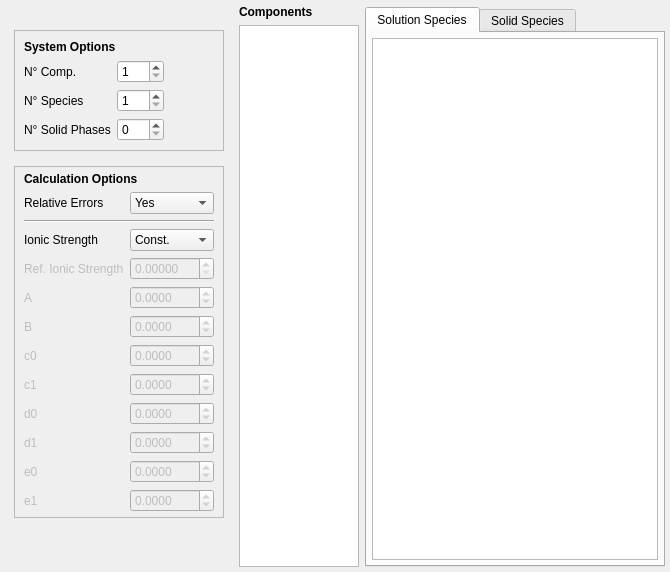
      <widget class="QWidget" name="Species">
       <property name="layoutDirection">
        <enum>Qt::LeftToRight</enum>
       </property>
       <attribute name="title">
        <string>Species</string>
       </attribute>
       <layout class="QHBoxLayout" name="horizontalLayout" stretch="1,2,5">
        <property name="sizeConstraint">
         <enum>QLayout::SetDefaultConstraint</enum>
        </property>
        <property name="leftMargin">
         <number>5</number>
        </property>
        <property name="topMargin">
         <number>5</number>
        </property>
        <property name="rightMargin">
         <number>5</number>
        </property>
        <property name="bottomMargin">
         <number>5</number>
        </property>
        <item>
         <widget class="QWidget" name="widget_7" native="true">
          <property name="enabled">
           <bool>true</bool>
          </property>
          <property name="sizePolicy">
           <sizepolicy hsizetype="Minimum" vsizetype="Minimum">
            <horstretch>0</horstretch>
            <verstretch>0</verstretch>
           </sizepolicy>
          </property>
          <layout class="QVBoxLayout" name="verticalLayout_6">
           <property name="spacing">
            <number>15</number>
           </property>
           <property name="topMargin">
            <number>25</number>
           </property>
           <item>
            <widget class="QFrame" name="frame_9">
             <property name="sizePolicy">
              <sizepolicy hsizetype="Minimum" vsizetype="Fixed">
               <horstretch>0</horstretch>
               <verstretch>0</verstretch>
              </sizepolicy>
             </property>
             <property name="frameShape">
              <enum>QFrame::StyledPanel</enum>
             </property>
             <layout class="QFormLayout" name="formLayout_5">
              <property name="horizontalSpacing">
               <number>6</number>
              </property>
              <property name="topMargin">
               <number>9</number>
              </property>
              <property name="rightMargin">
               <number>5</number>
              </property>
              <property name="bottomMargin">
               <number>9</number>
              </property>
              <item row="0" column="0" colspan="2">
               <widget class="QLabel" name="sys_opt_label">
                <property name="text">
                 <string>&lt;html&gt;&lt;head/&gt;&lt;body&gt;&lt;p&gt;&lt;span style=&quot; font-weight:600;&quot;&gt;System Options&lt;/span&gt;&lt;/p&gt;&lt;/body&gt;&lt;/html&gt;</string>
                </property>
               </widget>
              </item>
              <item row="1" column="0">
               <widget class="QLabel" name="comp_label">
                <property name="sizePolicy">
                 <sizepolicy hsizetype="Maximum" vsizetype="Preferred">
                  <horstretch>0</horstretch>
                  <verstretch>0</verstretch>
                 </sizepolicy>
                </property>
                <property name="text">
                 <string>N° Comp.</string>
                </property>
               </widget>
              </item>
              <item row="2" column="0">
               <widget class="QLabel" name="species_label">
                <property name="sizePolicy">
                 <sizepolicy hsizetype="Maximum" vsizetype="Preferred">
                  <horstretch>0</horstretch>
                  <verstretch>0</verstretch>
                 </sizepolicy>
                </property>
                <property name="text">
                 <string>N° Species</string>
                </property>
               </widget>
              </item>
              <item row="3" column="0">
               <widget class="QLabel" name="phases_label">
                <property name="sizePolicy">
                 <sizepolicy hsizetype="Maximum" vsizetype="Preferred">
                  <horstretch>0</horstretch>
                  <verstretch>0</verstretch>
                 </sizepolicy>
                </property>
                <property name="text">
                 <string>N° Solid Phases</string>
                </property>
               </widget>
              </item>
              <item row="3" column="1">
               <widget class="QSpinBox" name="numPhases">
                <property name="sizePolicy">
                 <sizepolicy hsizetype="Maximum" vsizetype="Fixed">
                  <horstretch>0</horstretch>
                  <verstretch>0</verstretch>
                 </sizepolicy>
                </property>
                <property name="statusTip">
                 <string>Number of solid phases to be considered.</string>
                </property>
                <property name="minimum">
                 <number>0</number>
                </property>
                <property name="maximum">
                 <number>999</number>
                </property>
                <property name="value">
                 <number>0</number>
                </property>
               </widget>
              </item>
              <item row="1" column="1">
               <widget class="QSpinBox" name="numComp">
                <property name="sizePolicy">
                 <sizepolicy hsizetype="Maximum" vsizetype="Fixed">
                  <horstretch>0</horstretch>
                  <verstretch>0</verstretch>
                 </sizepolicy>
                </property>
                <property name="statusTip">
                 <string>Number of components present.</string>
                </property>
                <property name="minimum">
                 <number>1</number>
                </property>
                <property name="maximum">
                 <number>999</number>
                </property>
               </widget>
              </item>
              <item row="2" column="1">
               <widget class="QSpinBox" name="numSpecies">
                <property name="sizePolicy">
                 <sizepolicy hsizetype="Maximum" vsizetype="Fixed">
                  <horstretch>0</horstretch>
                  <verstretch>0</verstretch>
                 </sizepolicy>
                </property>
                <property name="statusTip">
                 <string>Number of species to be considered.</string>
                </property>
                <property name="minimum">
                 <number>1</number>
                </property>
                <property name="maximum">
                 <number>999</number>
                </property>
               </widget>
              </item>
             </layout>
            </widget>
           </item>
           <item>
            <widget class="QFrame" name="frame_5">
             <property name="sizePolicy">
              <sizepolicy hsizetype="Minimum" vsizetype="Maximum">
               <horstretch>0</horstretch>
               <verstretch>0</verstretch>
              </sizepolicy>
             </property>
             <property name="frameShape">
              <enum>QFrame::StyledPanel</enum>
             </property>
             <property name="frameShadow">
              <enum>QFrame::Sunken</enum>
             </property>
             <layout class="QHBoxLayout" name="horizontalLayout_6">
              <property name="spacing">
               <number>0</number>
              </property>
              <property name="leftMargin">
               <number>0</number>
              </property>
              <property name="topMargin">
               <number>0</number>
              </property>
              <property name="rightMargin">
               <number>0</number>
              </property>
              <property name="bottomMargin">
               <number>0</number>
              </property>
              <item>
               <widget class="QWidget" name="widget_8" native="true">
                <property name="sizePolicy">
                 <sizepolicy hsizetype="Minimum" vsizetype="Fixed">
                  <horstretch>0</horstretch>
                  <verstretch>0</verstretch>
                 </sizepolicy>
                </property>
                <layout class="QFormLayout" name="formLayout_3">
                 <property name="sizeConstraint">
                  <enum>QLayout::SetFixedSize</enum>
                 </property>
                 <property name="fieldGrowthPolicy">
                  <enum>QFormLayout::AllNonFixedFieldsGrow</enum>
                 </property>
                 <property name="topMargin">
                  <number>5</number>
                 </property>
                 <property name="bottomMargin">
                  <number>5</number>
                 </property>
                 <item row="0" column="0" colspan="2">
                  <widget class="QLabel" name="calc_opt_label">
                   <property name="sizePolicy">
                    <sizepolicy hsizetype="Preferred" vsizetype="Maximum">
                     <horstretch>0</horstretch>
                     <verstretch>0</verstretch>
                    </sizepolicy>
                   </property>
                   <property name="text">
                    <string>&lt;html&gt;&lt;head/&gt;&lt;body&gt;&lt;p&gt;&lt;span style=&quot; font-weight:600;&quot;&gt;Calculation Options&lt;/span&gt;&lt;/p&gt;&lt;/body&gt;&lt;/html&gt;</string>
                   </property>
                  </widget>
                 </item>
                 <item row="3" column="0">
                  <widget class="QLabel" name="imode_label">
                   <property name="text">
                    <string>Ionic Strength</string>
                   </property>
                  </widget>
                 </item>
                 <item row="3" column="1">
                  <widget class="QComboBox" name="imode">
                   <property name="sizePolicy">
                    <sizepolicy hsizetype="Minimum" vsizetype="Fixed">
                     <horstretch>0</horstretch>
                     <verstretch>0</verstretch>
                    </sizepolicy>
                   </property>
                   <property name="statusTip">
                    <string>Constant/variable ionic strength.</string>
                   </property>
                   <item>
                    <property name="text">
                     <string>Const.</string>
                    </property>
                   </item>
                   <item>
                    <property name="text">
                     <string>Var.</string>
                    </property>
                   </item>
                  </widget>
                 </item>
                 <item row="4" column="0">
                  <widget class="QLabel" name="refIonicStr_label">
                   <property name="enabled">
                    <bool>false</bool>
                   </property>
                   <property name="text">
                    <string>Ref. Ionic Strength</string>
                   </property>
                  </widget>
                 </item>
                 <item row="4" column="1">
                  <widget class="QDoubleSpinBox" name="refIonicStr">
                   <property name="enabled">
                    <bool>false</bool>
                   </property>
                   <property name="statusTip">
                    <string>Reference Ionic Strength to be used (if no other ionic strengths are being explicited).</string>
                   </property>
                   <property name="decimals">
                    <number>5</number>
                   </property>
                   <property name="maximum">
                    <double>999.000000000000000</double>
                   </property>
                   <property name="singleStep">
                    <double>0.050000000000000</double>
                   </property>
                  </widget>
                 </item>
                 <item row="2" column="0" colspan="2">
                  <widget class="Line" name="line">
                   <property name="orientation">
                    <enum>Qt::Horizontal</enum>
                   </property>
                  </widget>
                 </item>
                 <item row="1" column="0">
                  <widget class="QLabel" name="relErrorMode_label">
                   <property name="text">
                    <string>Relative Errors</string>
                   </property>
                  </widget>
                 </item>
                 <item row="1" column="1">
                  <widget class="QComboBox" name="relErrorMode">
                   <item>
                    <property name="text">
                     <string>Yes</string>
                    </property>
                   </item>
                   <item>
                    <property name="text">
                     <string>No</string>
                    </property>
                   </item>
                  </widget>
                 </item>
                 <item row="11" column="0">
                  <widget class="QLabel" name="e0_label">
                   <property name="enabled">
                    <bool>false</bool>
                   </property>
                   <property name="text">
                    <string>e0</string>
                   </property>
                  </widget>
                 </item>
                 <item row="5" column="0">
                  <widget class="QLabel" name="A_label">
                   <property name="enabled">
                    <bool>false</bool>
                   </property>
                   <property name="text">
                    <string>A</string>
                   </property>
                  </widget>
                 </item>
                 <item row="5" column="1">
                  <widget class="QDoubleSpinBox" name="A">
                   <property name="enabled">
                    <bool>false</bool>
                   </property>
                   <property name="statusTip">
                    <string>&quot;A&quot; term of the Debye-Hückel equation.</string>
                   </property>
                   <property name="decimals">
                    <number>4</number>
                   </property>
                   <property name="minimum">
                    <double>-999.000000000000000</double>
                   </property>
                   <property name="maximum">
                    <double>999.000000000000000</double>
                   </property>
                   <property name="singleStep">
                    <double>0.050000000000000</double>
                   </property>
                  </widget>
                 </item>
                 <item row="6" column="0">
                  <widget class="QLabel" name="B_label">
                   <property name="enabled">
                    <bool>false</bool>
                   </property>
                   <property name="text">
                    <string>B</string>
                   </property>
                  </widget>
                 </item>
                 <item row="6" column="1">
                  <widget class="QDoubleSpinBox" name="B">
                   <property name="enabled">
                    <bool>false</bool>
                   </property>
                   <property name="statusTip">
                    <string>&quot;B&quot; term of the Debye-Hückel equation.</string>
                   </property>
                   <property name="decimals">
                    <number>4</number>
                   </property>
                   <property name="minimum">
                    <double>-999.000000000000000</double>
                   </property>
                   <property name="maximum">
                    <double>999.000000000000000</double>
                   </property>
                   <property name="singleStep">
                    <double>0.050000000000000</double>
                   </property>
                  </widget>
                 </item>
                 <item row="7" column="0">
                  <widget class="QLabel" name="c0_label">
                   <property name="enabled">
                    <bool>false</bool>
                   </property>
                   <property name="text">
                    <string>c0</string>
                   </property>
                  </widget>
                 </item>
                 <item row="7" column="1">
                  <widget class="QDoubleSpinBox" name="c0">
                   <property name="enabled">
                    <bool>false</bool>
                   </property>
                   <property name="statusTip">
                    <string>&quot;c0&quot; term of the Debye-Hückel equation.</string>
                   </property>
                   <property name="decimals">
                    <number>4</number>
                   </property>
                   <property name="minimum">
                    <double>-999.000000000000000</double>
                   </property>
                   <property name="maximum">
                    <double>999.000000000000000</double>
                   </property>
                   <property name="singleStep">
                    <double>0.050000000000000</double>
                   </property>
                  </widget>
                 </item>
                 <item row="8" column="0">
                  <widget class="QLabel" name="c1_label">
                   <property name="enabled">
                    <bool>false</bool>
                   </property>
                   <property name="text">
                    <string>c1</string>
                   </property>
                  </widget>
                 </item>
                 <item row="8" column="1">
                  <widget class="QDoubleSpinBox" name="c1">
                   <property name="enabled">
                    <bool>false</bool>
                   </property>
                   <property name="statusTip">
                    <string>&quot;c1&quot; term of the Debye-Hückel equation.</string>
                   </property>
                   <property name="decimals">
                    <number>4</number>
                   </property>
                   <property name="minimum">
                    <double>-999.000000000000000</double>
                   </property>
                   <property name="maximum">
                    <double>999.000000000000000</double>
                   </property>
                   <property name="singleStep">
                    <double>0.050000000000000</double>
                   </property>
                  </widget>
                 </item>
                 <item row="9" column="1">
                  <widget class="QDoubleSpinBox" name="d0">
                   <property name="enabled">
                    <bool>false</bool>
                   </property>
                   <property name="statusTip">
                    <string>&quot;d0&quot; term of the Debye-Hückel equation.</string>
                   </property>
                   <property name="decimals">
                    <number>4</number>
                   </property>
                   <property name="minimum">
                    <double>-999.000000000000000</double>
                   </property>
                   <property name="maximum">
                    <double>999.000000000000000</double>
                   </property>
                   <property name="singleStep">
                    <double>0.050000000000000</double>
                   </property>
                  </widget>
                 </item>
                 <item row="9" column="0">
                  <widget class="QLabel" name="d0_label">
                   <property name="enabled">
                    <bool>false</bool>
                   </property>
                   <property name="text">
                    <string>d0</string>
                   </property>
                  </widget>
                 </item>
                 <item row="10" column="0">
                  <widget class="QLabel" name="d1_label">
                   <property name="enabled">
                    <bool>false</bool>
                   </property>
                   <property name="text">
                    <string>d1</string>
                   </property>
                  </widget>
                 </item>
                 <item row="10" column="1">
                  <widget class="QDoubleSpinBox" name="d1">
                   <property name="enabled">
                    <bool>false</bool>
                   </property>
                   <property name="statusTip">
                    <string>&quot;d1&quot; term of the Debye-Hückel equation.</string>
                   </property>
                   <property name="decimals">
                    <number>4</number>
                   </property>
                   <property name="minimum">
                    <double>-999.000000000000000</double>
                   </property>
                   <property name="maximum">
                    <double>999.000000000000000</double>
                   </property>
                   <property name="singleStep">
                    <double>0.050000000000000</double>
                   </property>
                  </widget>
                 </item>
                 <item row="11" column="1">
                  <widget class="QDoubleSpinBox" name="e0">
                   <property name="enabled">
                    <bool>false</bool>
                   </property>
                   <property name="statusTip">
                    <string>&quot;e0&quot; term of the Debye-Hückel equation.</string>
                   </property>
                   <property name="decimals">
                    <number>4</number>
                   </property>
                   <property name="minimum">
                    <double>-999.000000000000000</double>
                   </property>
                   <property name="maximum">
                    <double>999.000000000000000</double>
                   </property>
                   <property name="singleStep">
                    <double>0.050000000000000</double>
                   </property>
                  </widget>
                 </item>
                 <item row="12" column="0">
                  <widget class="QLabel" name="e1_label">
                   <property name="enabled">
                    <bool>false</bool>
                   </property>
                   <property name="text">
                    <string>e1</string>
                   </property>
                  </widget>
                 </item>
                 <item row="12" column="1">
                  <widget class="QDoubleSpinBox" name="e1">
                   <property name="enabled">
                    <bool>false</bool>
                   </property>
                   <property name="statusTip">
                    <string>&quot;e1&quot; term of the Debye-Hückel equation.</string>
                   </property>
                   <property name="decimals">
                    <number>4</number>
                   </property>
                   <property name="minimum">
                    <double>-999.000000000000000</double>
                   </property>
                   <property name="maximum">
                    <double>999.000000000000000</double>
                   </property>
                   <property name="singleStep">
                    <double>0.050000000000000</double>
                   </property>
                  </widget>
                 </item>
                </layout>
               </widget>
              </item>
             </layout>
            </widget>
           </item>
           <item>
            <spacer name="verticalSpacer">
             <property name="orientation">
              <enum>Qt::Vertical</enum>
             </property>
             <property name="sizeHint" stdset="0">
              <size>
               <width>20</width>
               <height>40</height>
              </size>
             </property>
            </spacer>
           </item>
          </layout>
         </widget>
        </item>
        <item>
         <widget class="QWidget" name="widget_6" native="true">
          <property name="sizePolicy">
           <sizepolicy hsizetype="Maximum" vsizetype="Preferred">
            <horstretch>0</horstretch>
            <verstretch>0</verstretch>
           </sizepolicy>
          </property>
          <layout class="QVBoxLayout" name="verticalLayout_8">
           <property name="leftMargin">
            <number>0</number>
           </property>
           <property name="topMargin">
            <number>0</number>
           </property>
           <property name="rightMargin">
            <number>0</number>
           </property>
           <property name="bottomMargin">
            <number>0</number>
           </property>
           <item>
            <widget class="QLabel" name="tab_comp_label">
             <property name="sizePolicy">
              <sizepolicy hsizetype="Maximum" vsizetype="Preferred">
               <horstretch>0</horstretch>
               <verstretch>0</verstretch>
              </sizepolicy>
             </property>
             <property name="text">
              <string>&lt;html&gt;&lt;head/&gt;&lt;body&gt;&lt;p&gt;&lt;span style=&quot; font-weight:600;&quot;&gt;Components&lt;/span&gt;&lt;/p&gt;&lt;/body&gt;&lt;/html&gt;</string>
             </property>
            </widget>
           </item>
           <item>
            <widget class="QTableView" name="compView">
             <property name="sizePolicy">
              <sizepolicy hsizetype="Maximum" vsizetype="Expanding">
               <horstretch>0</horstretch>
               <verstretch>0</verstretch>
              </sizepolicy>
             </property>
             <property name="maximumSize">
              <size>
               <width>150</width>
               <height>16777215</height>
              </size>
             </property>
             <property name="frameShape">
              <enum>QFrame::StyledPanel</enum>
             </property>
             <property name="sizeAdjustPolicy">
              <enum>QAbstractScrollArea::AdjustIgnored</enum>
             </property>
             <property name="editTriggers">
              <set>QAbstractItemView::AnyKeyPressed|QAbstractItemView::DoubleClicked|QAbstractItemView::EditKeyPressed|QAbstractItemView::SelectedClicked</set>
             </property>
             <attribute name="verticalHeaderVisible">
              <bool>false</bool>
             </attribute>
            </widget>
           </item>
          </layout>
         </widget>
        </item>
        <item>
         <widget class="QWidget" name="widget_2" native="true">
          <layout class="QVBoxLayout" name="verticalLayout" stretch="0">
           <property name="leftMargin">
            <number>0</number>
           </property>
           <property name="topMargin">
            <number>2</number>
           </property>
           <property name="rightMargin">
            <number>0</number>
           </property>
           <property name="bottomMargin">
            <number>0</number>
           </property>
           <item>
            <widget class="QTabWidget" name="tabWidget_2">
             <property name="tabPosition">
              <enum>QTabWidget::North</enum>
             </property>
             <property name="tabShape">
              <enum>QTabWidget::Rounded</enum>
             </property>
             <property name="currentIndex">
              <number>0</number>
             </property>
             <property name="usesScrollButtons">
              <bool>false</bool>
             </property>
             <property name="tabBarAutoHide">
              <bool>false</bool>
             </property>
             <widget class="QWidget" name="species">
              <attribute name="title">
               <string>Solution Species</string>
              </attribute>
              <layout class="QVBoxLayout" name="verticalLayout_3">
               <property name="spacing">
                <number>0</number>
               </property>
               <property name="leftMargin">
                <number>5</number>
               </property>
               <property name="topMargin">
                <number>5</number>
               </property>
               <property name="rightMargin">
                <number>5</number>
               </property>
               <property name="bottomMargin">
                <number>5</number>
               </property>
               <item>
                <widget class="QTableView" name="speciesView">
                 <property name="sizeAdjustPolicy">
                  <enum>QAbstractScrollArea::AdjustIgnored</enum>
                 </property>
                 <attribute name="horizontalHeaderCascadingSectionResizes">
                  <bool>true</bool>
                 </attribute>
                </widget>
               </item>
              </layout>
             </widget>
             <widget class="QWidget" name="solidspecies">
              <attribute name="title">
               <string>Solid Species</string>
              </attribute>
              <layout class="QVBoxLayout" name="verticalLayout_12">
               <property name="spacing">
                <number>0</number>
               </property>
               <property name="leftMargin">
                <number>5</number>
               </property>
               <property name="topMargin">
                <number>5</number>
               </property>
               <property name="rightMargin">
                <number>5</number>
               </property>
               <property name="bottomMargin">
                <number>5</number>
               </property>
               <item>
                <widget class="QTableView" name="solidSpeciesView">
                 <property name="sizeAdjustPolicy">
                  <enum>QAbstractScrollArea::AdjustIgnored</enum>
                 </property>
                 <attribute name="horizontalHeaderCascadingSectionResizes">
                  <bool>true</bool>
                 </attribute>
                </widget>
               </item>
              </layout>
             </widget>
            </widget>
           </item>
          </layout>
         </widget>
        </item>
       </layout>
      </widget>
